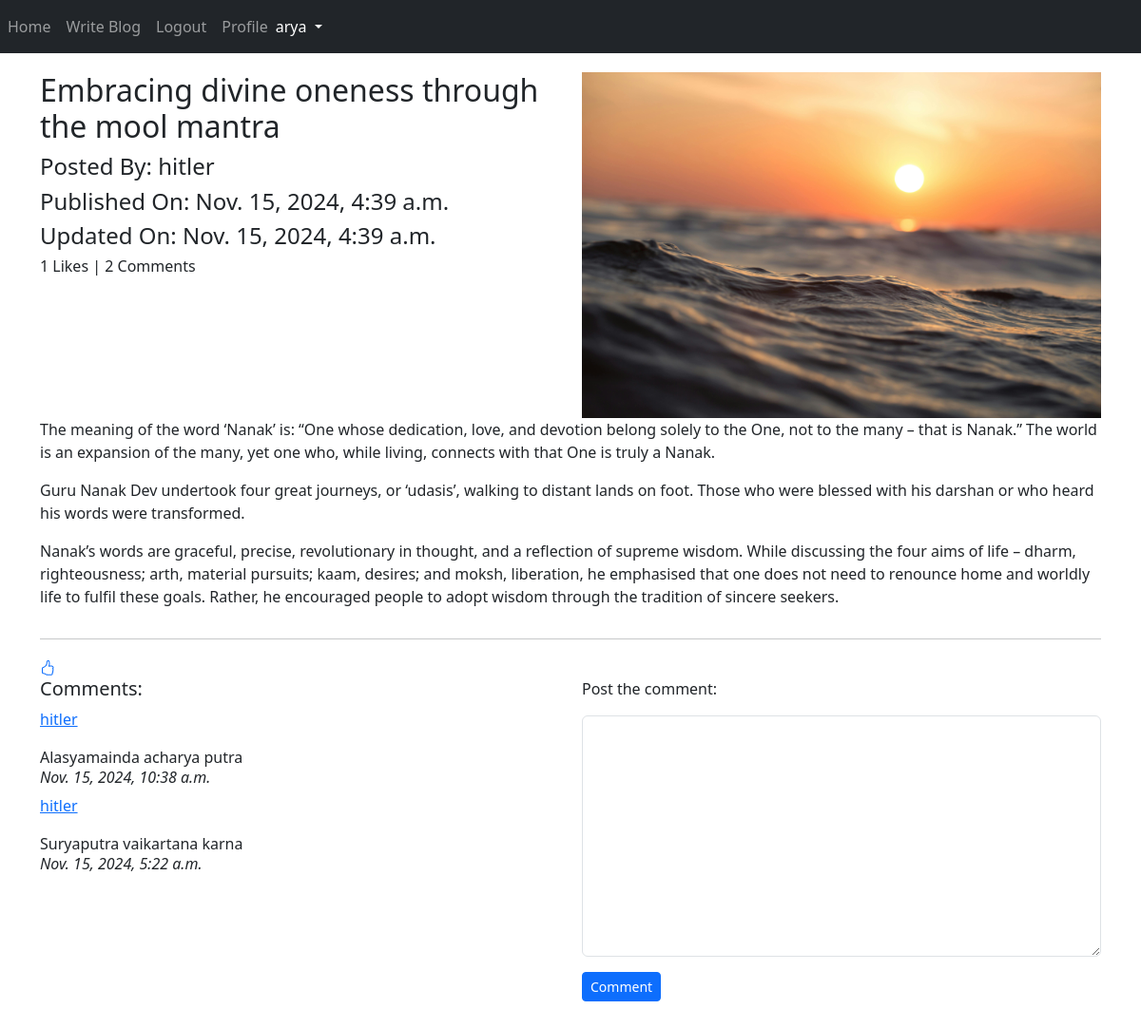
/blog/details/Embracing-divine-oneness-through-the-mool-mantra-1fde70ed-c9f3-4cd0-91e0-db35a12ea1c2/ (signed in), run on the app's committed database.
### App_Blog/models.py (models this page shows, shortened)
class Blog(models.Model):
    author = models.ForeignKey(User, on_delete=models.CASCADE, related_name="post_author")
    blog_title = models.CharField(max_length=264, verbose_name="Put a Title")
    slug = models.SlugField(max_length=264, unique=True)
    blog_content = models.TextField(verbose_name="What's on your mind?")
    blog_image = models.ImageField(upload_to="blog_images", verbose_name="Blog Image")
    publish_date = models.DateTimeField(auto_now_add=True)
    update_date = models.DateTimeField(auto_now=True)
    class Meta:
        ordering = ['-publish_date']

class Comment(models.Model):
    blog = models.ForeignKey(Blog, on_delete=models.CASCADE, related_name="blog_comment")
    user = models.ForeignKey(User, on_delete=models.CASCADE, related_name="user_comment")
    comment = models.TextField(verbose_name="")
    comment_date = models.DateTimeField(auto_now_add=True)
    class Meta:
        ordering = ['-comment_date']

### App_Blog/views.py (the view, shortened to what this page needs)
# urls.py: path("details/<slug:slug>/", views.blog_details, name="blog_details"),
def blog_details(request, slug):
    blog = Blog.objects.get(slug=slug)
    comment_form = CommentForm()
    already_liked = Likes.objects.filter(blog=blog, user=request.user)
    if already_liked:
        liked = True
    else:
        liked = False
    diction = {"blog":blog, "comment_form": comment_form, "liked":liked}
    return render(request, "App_Blog/blog_details.html", context=diction)

### App_Blog/forms.py
class CommentForm(forms.ModelForm):
    class Meta:
        model = Comment
        fields = ('comment',)

### templates/App_Blog/blog_details.html (shortened to what this page needs)
{% extends 'base.html' %}
{% load crispy_forms_tags %}
{% block body_block %}
<div class="row">
    <div class="col-sm-6">
        <h2> {{blog.blog_title}} </h2>
        <h4>Posted By: {{blog.author}}</h4>
        <h4>Published On: {{blog.publish_date}}</h4>
        <h4>Updated On: {{blog.update_date}}</h4>
        <h6>{{ blog.liked_blog.count }} Likes | {{ blog.blog_comment.count }} Comments</h6>
    </div>
    <div class="col-sm-6">
        <img src="/media/{{blog.blog_image}}" width="100%">
    </div>
    {{blog.blog_content|linebreaks}}
</div>
<hr>
{% if not liked %}
<a href="{% url 'App_Blog:liked_post' pk=blog.pk %}">
</a>
{% endif %}
<div class="row">
    <div class="col-sm-6">
        <h5>Comments: </h5>
        {% for comment in blog.blog_comment.all %}
          <p><a href="#">{{ comment.user }}</a></p>
          {{ comment.comment }}<br>
          <h6><i>{{comment.comment_date}}</i></h6>
        {% endfor %}
    </div>
    <div class="col-sm-6">
        <p>Post the comment: </p>
        <form method="POST">
            {{ comment_form|crispy }}
            <button type='submit' class="btn btn-primary btn-sm">Comment</button>
        </form>
    </div>
</div>
<br><br>
{% endblock %}

### templates/base.html (shortened to what this page needs)
<!doctype html>
<html lang="en">
  <head>
    <link href="https://cdn.jsdelivr.net/npm/bootstrap@5.3.3/dist/css/bootstrap.min.css" rel="stylesheet">
    <link rel="stylesheet" href="https://cdn.jsdelivr.net/npm/@fortawesome/fontawesome-free@6.6.0/css/fontawesome.min.css">
  </head>
  <body>
    <nav class="navbar navbar-expand-sm bg-dark navbar-dark">
        <ul class="navbar-nav">
          <li class="nav-item-active">
            <a class="nav-link" href="{% url 'index' %}">Home</a>
          </li>
          {% if user.is_authenticated %}
            <li class="nav-item-active">
              <a class="nav-link" href="{% url 'App_Blog:create_blog' %}">Write Blog</a>
            </li>
            <li class="nav-item-active">
              <a class="nav-link" href="{% url 'App_Login:logout' %}">Logout</a>
            </li>
            <li class="nav-item-active">
              <a class="nav-link" href="{% url 'App_Login:profile' %}">Profile</a>
            </li>
          {% endif %}
        </ul>
        {% if user.is_authenticated %}
        <div class="nav-item dropdown">
          <button type="button" class="nav-link dropdown-toggle text-white" href="#" data-bs-toggle="dropdown">
            {{ user.username }}
          </button>
        </div>
        {% endif %}
    </nav>
    <div class="container" style="padding-top:20px">
    {% block body_block %}
    {% endblock %}
    </div>
  </body>
</html>

### data on the page
Blog: blog_title "Embracing divine oneness through the mool mantra", author "hitler", publish_date "Nov. 15, 2024, 4:39 a.m.", update_date "Nov. 15, 2024, 4:39 a.m.", liked_blog.count "1", blog_comment.count "2", blog_image (picture), blog_content "The meaning of the word ‘Nanak’ is: “One whose dedication, love, and devotion belong solely to the One, not to the many – that is Nanak.” The world is an expansion of the many, yet one who, while living, connects with that One is truly a Nanak. Guru Nanak Dev undertook four great journeys, or ‘udasis’, walking to distant lands on foot. Those who were blessed with his darshan or who heard his words were transformed. Nanak’s words are graceful, precise, revolutionary in thought, and a reflection of supreme wisdom. While discussing the four aims of life – dharm, righteousness; arth, material pursuits; kaam, desires; and moksh, liberation, he emphasised that one does not need to renounce home…"
Comment: user "hitler", comment "Alasyamainda acharya putra", comment_date "Nov. 15, 2024, 10:38 a.m."
Comment: user "hitler", comment "Suryaputra vaikartana karna", comment_date "Nov. 15, 2024, 5:22 a.m."

### other printed values
{{ user.username }} "arya"
